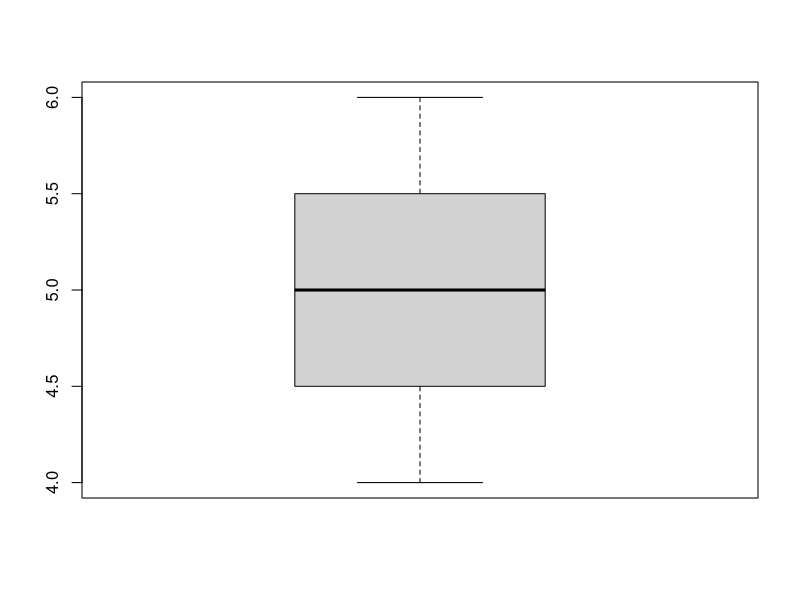
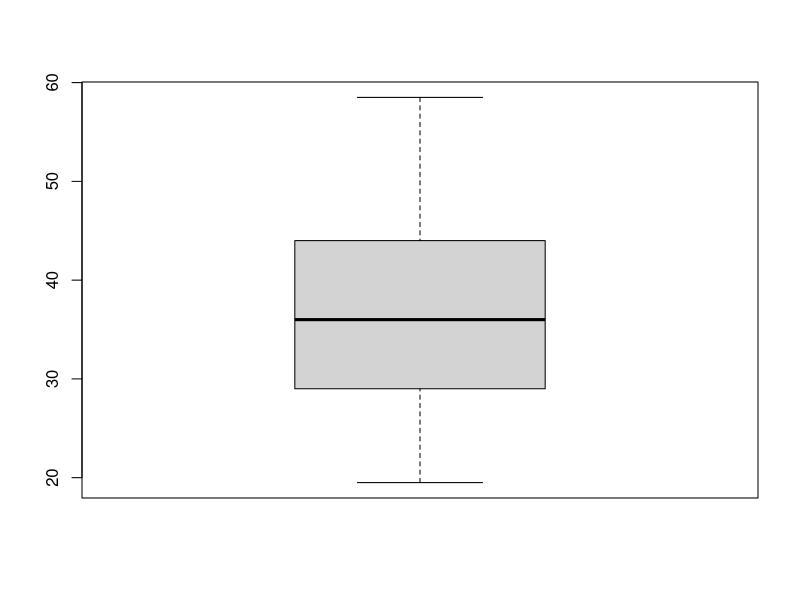

These figures' R source, in order:
1+2
x<-c(4,5,6)
x
x+10
sum(x)
y<-c(7,8,9)
x+y
boxplot(x)
mean(x)
b<- c(x,y)

i<-b*x+y*0.5
mean(b)
boxplot(i)


##########################################################
##    		operadores aritméticos	                ##
##########################################################
5+6
5-6
5*6
5/6
5**2
5^2
c(1,2)%*%c(3,4)# Produto interno
6%%2 #resto da divisão de 6 por 2
27%/%3 #quociente da divisão de 27 por 3



##########################################################
##    		operadores lógicos	                ##
##########################################################
5<7
7<=5
4>3
7>=5
5==(1+4)
5!=6
!TRUE
(5>3)|(4>7)
(5>3)&(4>7)

##########################################################
##    		funções numéricas	                ##
##########################################################

?abs #or F1 to check help documentation

abs(-3)
sqrt(49)
ceiling(3.1)
floor(4.99)
round(2.833,digits=2)
cos(pi)
sin(pi/2)
log(exp(2))
log(100,base=10)
log2(16)
log10(1000)
exp(3)

##########################################################
##    		funções estatísticas	                ##
##########################################################
mean(x,na.rm=FALSE)
sd(x)
var(x)
median(x)
quantile(x, probs=c(0.25,0.5,0.01 , 0.1))
sum(x)
min(x)
max(x)
range(x)
scale(x, center = TRUE, scale = TRUE)

##########################################################
##    		vamos praticar  1 	                ##
##########################################################
faltas<-c(1,1,2,5,6)
mean(faltas)
median(faltas)
quantile(faltas,probs=c(0.25,0.5,0.75))
faltas2<-c(1,1,2,5,6,NA,NULL,NaN)
mean(faltas2)
mean(faltas2,na.rm = TRUE)
sd(faltas)
sd(faltas2)
sd(faltas2,na.rm=TRUE)
sum(faltas)
min(faltas)
max(faltas)
range(faltas)

##########################################################
##    		vamos praticar  2 	                ##
##########################################################
horas<-c(3,4,5)
scale(horas,center=TRUE)
scale(horas,scale=FALSE)
scale(horas,scale=2)
scale(horas,center=FALSE,scale=TRUE)

mat<-matrix(c(1,4,7,2,5,8,3,6,9),nrow=3, byrow=TRUE)
mat
scale(mat,scale=FALSE) 
scale(mat,center=FALSE,scale=c(1,2,3))
dim(mat)


##########################################################
##    		vamos praticar  3 	                ##
##########################################################
sample(horas,size=1,replace=TRUE)
set.seed(87)

sample(horas,size=5,replace=TRUE)
sample(horas, size = 1, replace = TRUE, prob = c(6/10,
                                                 1/10, 3/10))
seq(from = 10, to = 15, by = 1)
1:6
rep(3:6, times = 2)
rep(3:6, each = 2)
rep(3:6, times = 2, each = 2)
##########################################################
##    			matrizes   	                ##
##########################################################
matriz2 <- matrix(x <- 11:18, nrow = 2, ncol = 4, byrow= TRUE)
matriz3 <- matrix(x <- 11:18, nrow = 2, ncol = 4, byrow= FALSE)
t(matriz3)
L1<-11:14
L2<-15:18
matriz4<-cbind(L1,L2)
matriz5<-rbind(L1,L2)
matriz4
matriz5
matriz5[1,]#todos os elementos da linha 1
matriz5[,3]#todos os elementos da coluna 3
matriz5[1,3]#elemento localizado na linha 1 e coluna 3.

##########################################################
##	Vetorização & Missing Values			##
##########################################################
T<-1:10
W<-11:20
T+W
T-W
T**2
exp(W)
faltas2<-c(1,1,2,5,6,NA)
faltas2
is.na(faltas2) #ver observações omissas


##########################################################
##	Vetores lógicos 				##
##########################################################
resposta<-c(TRUE,FALSE,FALSE)
typeof(resposta)
set.seed(5434)
set.seed(5434)
R <- rnorm(15)
R
indice<-R>0
indice
R[indice]


##########################################################
##		Fatores	 				##
##########################################################
sexo <- c("M", "F", "M", "M", "F")
sexo
typeof(sexo)
attributes(sexo)
sexo <- factor(sexo, levels = c("F", "M"))
sexo
typeof(sexo)
class(sexo)
attributes(sexo)
unclass(sexo)#permite identificar a codificação atribuída a cada nível do fator
sexo <- relevel(sexo, ref = "M")
levels(sexo)


##########################################################
##		Listas	 				##
##########################################################
lista <- list(4:7, "a", c(TRUE, TRUE, FALSE), c(1.3,6.2))
lista
typeof(lista)
lista[1]
lista[2]
lista[3]
lista[4]
lista <- list(inteiros=4:7, texto="a", logica=c(TRUE,TRUE, FALSE), double=c(1.3, 6.2))
lista


##########################################################
##		bases de dados 				##
##########################################################

bd <- data.frame(sexo=factor(c("M","F","M","F","F","M","M")), idade = c(20,30, 40, 50, 60,70,99))
bd
attributes(bd)
dim(bd)
bd$sexo
bd$idade
head(bd)
tail(bd)
bd[1,1]
bd[bd$sexo=="M",]

bd[1,]
bd[c(1,5,7),]

bd[,2]
bd[,c(1,2)]

bd[bd$sexo=="M",]
